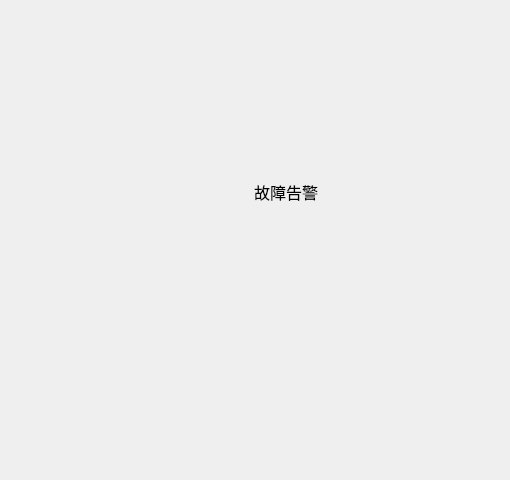
            <widget class="QWidget" name="page_6">
             <widget class="QWidget" name="widget_3" native="true">
              <property name="geometry">
               <rect>
                <x>70</x>
                <y>160</y>
                <width>431</width>
                <height>311</height>
               </rect>
              </property>
              <property name="styleSheet">
               <string notr="true">border-image: url(:/res/Boxback.png);</string>
              </property>
              <layout class="QVBoxLayout" name="verticalLayout_2">
               <property name="spacing">
                <number>20</number>
               </property>
               <property name="leftMargin">
                <number>20</number>
               </property>
               <property name="topMargin">
                <number>20</number>
               </property>
               <property name="rightMargin">
                <number>20</number>
               </property>
               <property name="bottomMargin">
                <number>20</number>
               </property>
               <item>
                <layout class="QHBoxLayout" name="horizontalLayout_7">
                 <item>
                  <spacer name="horizontalSpacer_23">
                   <property name="orientation">
                    <enum>Qt::Horizontal</enum>
                   </property>
                   <property name="sizeHint" stdset="0">
                    <size>
                     <width>40</width>
                     <height>20</height>
                    </size>
                   </property>
                  </spacer>
                 </item>
                 <item>
                  <widget class="QLabel" name="label_26">
                   <property name="font">
                    <font>
                     <family>宋体</family>
                     <pointsize>12</pointsize>
                    </font>
                   </property>
                   <property name="styleSheet">
                    <string notr="true">background-color:transparent;
border-image: url();</string>
                   </property>
                   <property name="text">
                    <string>故障告警</string>
                   </property>
                   <property name="alignment">
                    <set>Qt::AlignCenter</set>
                   </property>
                  </widget>
                 </item>
                 <item>
                  <spacer name="horizontalSpacer_24">
                   <property name="orientation">
                    <enum>Qt::Horizontal</enum>
                   </property>
                   <property name="sizeHint" stdset="0">
                    <size>
                     <width>40</width>
                     <height>20</height>
                    </size>
                   </property>
                  </spacer>
                 </item>
                </layout>
               </item>
               <item>
                <widget class="QListView" name="CurrentWarnTable2_2">
                 <property name="styleSheet">
                  <string notr="true">background-color:transparent;
border-image: url(:/res/Boxbackg.png);</string>
                 </property>
                </widget>
               </item>
              </layout>
             </widget>
            </widget>
